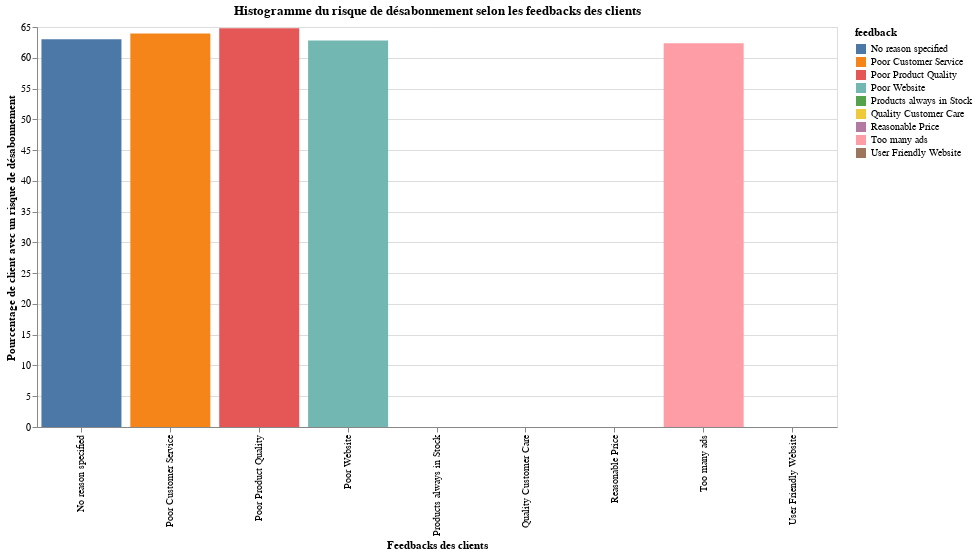

Write notebook code for a chart like this one.
### Markdown cell above
On constate que les clients passant le plus de temps de connexion ont tendance à vouloir résilier leur abonnement probablement pour changer d'opérateur avec un offre plus aléchante dans ce cas.

Regardons cette fois-ci les feedbacks

### Code cell
df_churn = df_spark_clean.groupBy("feedback").agg((avg("churn_risk_score") * 100).alias("avg_churn_percentage"), count("churn_risk_score").alias("Nombre_Clients"))
df_churn.show()
data_pd = df_churn.toPandas()

# Histogramme
alt.Chart(data_pd).mark_bar().encode(
    x=alt.X('feedback:N', axis=alt.Axis(title="Feedbacks des clients")),
    y=alt.Y('avg_churn_percentage:Q', axis=alt.Axis(title="Pourcentage de client avec un risque de désabonnement")),
    tooltip=['feedback:N', 'avg_churn_percentage:Q', 'Nombre_Clients:Q'], # Afin de pouvoir avoir les informations de chaque point lorsque l'on passe notre souris
    color='feedback:N'
).properties(
    width=800, # Taille du graphique
    height=400,
    title="Histogramme du risque de désabonnement selon les feedbacks des clients", # Titre du graphique
).interactive() # Pouvoir zoomer sur le graphique

### Figure 1 — Vega-Lite specification as saved in the notebook (floating-point values rounded to 4 significant figures)
{"config": {"view": {"continuousWidth": 400, "continuousHeight": 300}}, "data": {"name": "data-fc03257b54d6d306c3fbb94c2f23272d"}, "mark": "bar", "encoding": {"color": {"field": "feedback", "type": "nominal"}, "tooltip": [{"field": "feedback", "type": "nominal"}, {"field": "avg_churn_percentage", "type": "quantitative"}, {"field": "Nombre_Clients", "type": "quantitative"}], "x": {"axis": {"title": "Feedbacks des clients"}, "field": "feedback", "type": "nominal"}, "y": {"axis": {"title": "Pourcentage de client avec un risque de désabonnement"}, "field": "avg_churn_percentage", "type": "quantitative"}}, "height": 400, "selection": {"selector006": {"type": "interval", "bind": "scales", "encodings": ["x", "y"]}}, "title": "Histogramme du risque de désabonnement selon les feedbacks des clients", "width": 800, "$schema": "https://vega.github.io/schema/vega-lite/v4.17.0.json", "datasets": {"data-fc03257b54d6d306c3fbb94c2f23272d": [{"feedback": "Poor Product Quality", "avg_churn_percentage": 64.78, "Nombre_Clients": 4517}, {"feedback": "Poor Website", "avg_churn_percentage": 62.81, "Nombre_Clients": 4434}, {"feedback": "Quality Customer Care", "avg_churn_percentage": 0.0, "Nombre_Clients": 965}, {"feedback": "No reason specified", "avg_churn_percentage": 63.0, "Nombre_Clients": 4384}, {"feedback": "Products always in Stock", "avg_churn_percentage": 0.0, "Nombre_Clients": 976}, {"feedback": "Too many ads", "avg_churn_percentage": 62.35, "Nombre_Clients": 4412}, {"feedback": "Poor Customer Service", "avg_churn_percentage": 63.96, "Nombre_Clients": 4431}, {"feedback": "Reasonable Price", "avg_churn_percentage": 0.0, "Nombre_Clients": 998}, {"feedback": "User Friendly Website", "avg_churn_percentage": 0.0, "Nombre_Clients": 1004}]}}
